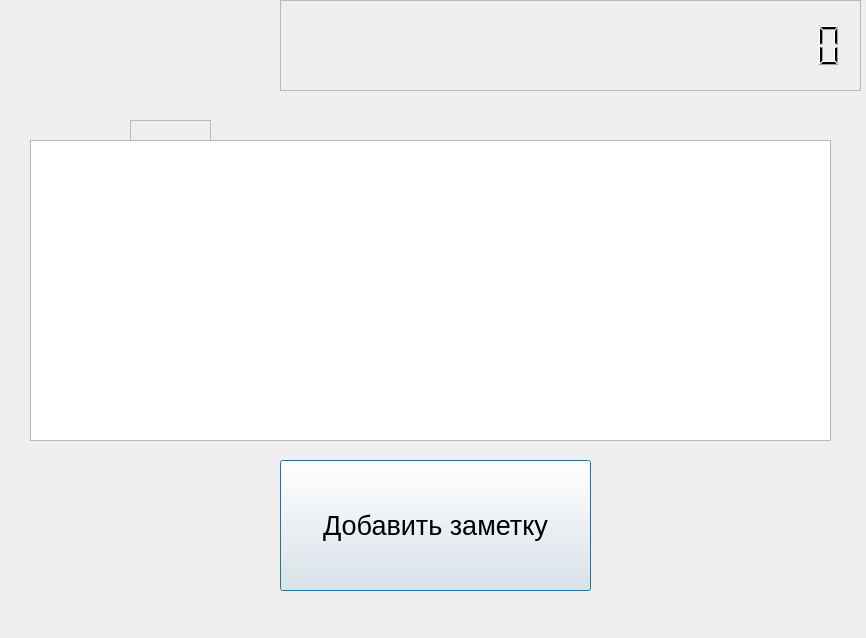
<?xml version="1.0" encoding="UTF-8"?>
<ui version="4.0">
 <class>ImageDialog</class>
 <widget class="QDialog" name="ImageDialog">
  <property name="geometry">
   <rect>
    <x>0</x>
    <y>0</y>
    <width>866</width>
    <height>638</height>
   </rect>
  </property>
  <property name="font">
   <font>
    <pointsize>20</pointsize>
   </font>
  </property>
  <property name="cursor">
   <cursorShape>ArrowCursor</cursorShape>
  </property>
  <property name="windowTitle">
   <string>Hello Friend</string>
  </property>
  <widget class="QLCDNumber" name="lcdNumber">
   <property name="geometry">
    <rect>
     <x>280</x>
     <y>0</y>
     <width>581</width>
     <height>91</height>
    </rect>
   </property>
   <property name="contextMenuPolicy">
    <enum>Qt::ActionsContextMenu</enum>
   </property>
   <property name="frameShape">
    <enum>QFrame::StyledPanel</enum>
   </property>
   <property name="frameShadow">
    <enum>QFrame::Raised</enum>
   </property>
   <property name="lineWidth">
    <number>2</number>
   </property>
   <property name="midLineWidth">
    <number>3</number>
   </property>
   <property name="smallDecimalPoint">
    <bool>true</bool>
   </property>
   <property name="digitCount">
    <number>21</number>
   </property>
   <property name="mode">
    <enum>QLCDNumber::Dec</enum>
   </property>
   <property name="segmentStyle">
    <enum>QLCDNumber::Filled</enum>
   </property>
  </widget>
  <widget class="QPushButton" name="pushButton">
   <property name="geometry">
    <rect>
     <x>280</x>
     <y>460</y>
     <width>311</width>
     <height>131</height>
    </rect>
   </property>
   <property name="text">
    <string>Добавить заметку</string>
   </property>
  </widget>
  <widget class="QFrame" name="frame">
   <property name="geometry">
    <rect>
     <x>130</x>
     <y>120</y>
     <width>81</width>
     <height>81</height>
    </rect>
   </property>
   <property name="frameShape">
    <enum>QFrame::StyledPanel</enum>
   </property>
   <property name="frameShadow">
    <enum>QFrame::Raised</enum>
   </property>
  </widget>
  <widget class="QTextEdit" name="textEdit">
   <property name="geometry">
    <rect>
     <x>30</x>
     <y>140</y>
     <width>801</width>
     <height>301</height>
    </rect>
   </property>
   <property name="font">
    <font>
     <pointsize>16</pointsize>
    </font>
   </property>
  </widget>
 </widget>
 <resources/>
 <connections/>
</ui>
